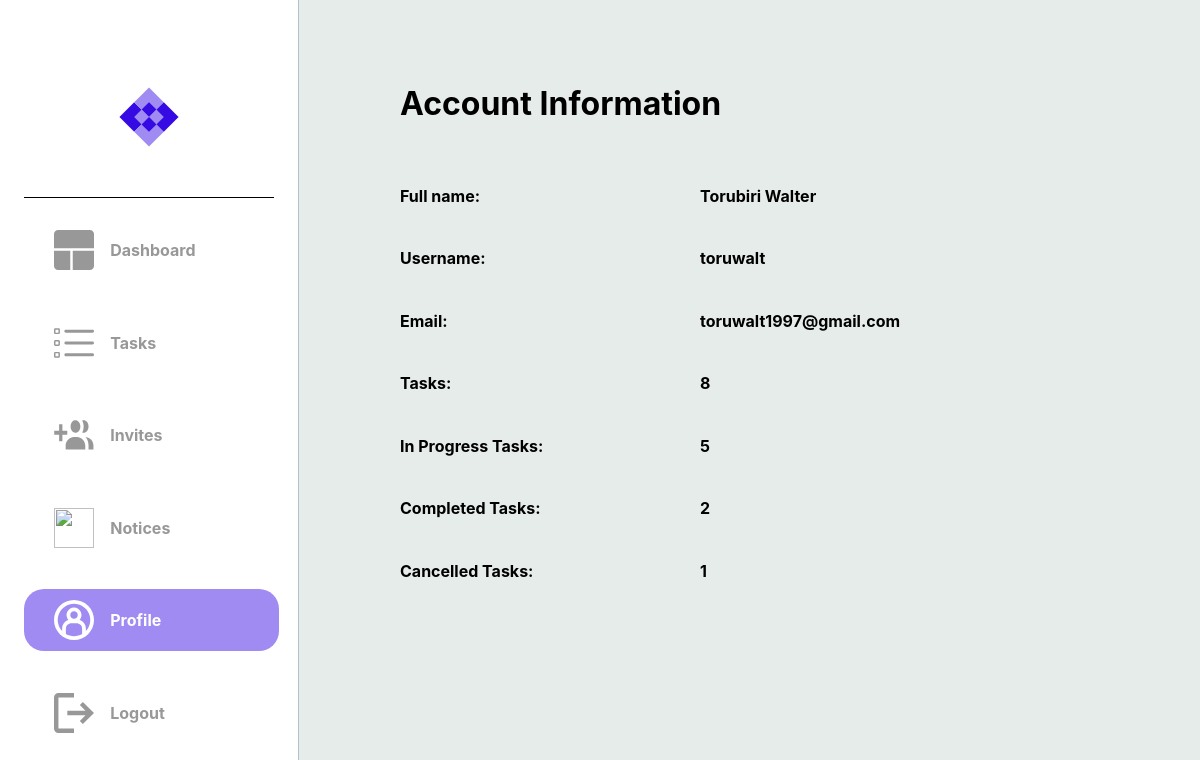
The app's page /profile (signed in) with its own data.
### dotask/models.py (models this page shows)
class User(db.Model, UserMixin):
    __tablename__ = "user"
    id = db.Column(db.Integer, primary_key=True)
    email = db.Column(db.String(50), nullable=False, unique=True)
    password = db.Column(db.String(30), nullable=False)
    username = db.Column(db.String(30), nullable=False, unique=True)
    first_name = db.Column(db.String(30), nullable=False)
    last_name = db.Column(db.String(30), nullable=False)
    assigned_tasks = relationship('Task', secondary=user_task, backref='assigned_to')

### dotask/routes.py (the view)
@app.route("/profile")
@login_required
def hello_profile():
    try:
        task_all = 0
        task_in = 0
        task_com = 0
        task_can = 0
        tasks = current_user.tasks
        if tasks:
            for task in tasks:
                task_all += 1
                if task.status.name == 'Cancelled':
                    task_can += 1
                elif task.status.name == 'Completed':
                    task_com += 1
                else:
                    task_in += 1
            return render_template('profile.html', current_user=current_user, task=task, task_all=task_all, task_in=task_in, task_com=task_com, task_can=task_can)
        else:
            return render_template('profile.html', current_user=current_user)
    except:
        return render_template('profile.html', current_user=current_user)

### dotask/routes.py (called while the page is built)
@app.after_request
def after_request(response):
    response.headers["Cache-Control"] = "no-cache, no-store, must-revalidate"
    return response

@login_manager.user_loader
def load_user(user_id):
    return User.query.get(user_id)

### dotask/templates/profile.html (shortened to what this page needs)
{% extends "layout.html" %}
{% block head %}
    <link rel="stylesheet" {% block css_tab_colour %} href="../static/css/profile.css" {% endblock %}/>
{% endblock %}
{% block profile_image_colour %}
            <a class="a3" href="{{ url_for('hello_profile') }}">
            <div id="logos">
                <img class="imgs" src="../static/svg/profile_active.svg">
                <h4 class="sidebar-text">Profile</h4>
            </div>
            </a>
{% endblock profile_image_colour %}
{% block tasks %}
    {% if current_user %}
    <h1>Account Information</h1>
    <br>
    <div class="shifts">
        <div><h4>
            Full name:
        </h4></div>
        <div><h4>
            {{ current_user.last_name }} {{ current_user.first_name }}
        </h4></div>
    </div>
    <div class="shifts">
        <div><h4>
            Username:
        </h4></div>
        <div><h4>
            {{ current_user.username }}
        </h4></div>
    </div>
    <div class="shifts">
        <div><h4>
            Email:
        </h4></div>
        <div><h4>
            {{ current_user.email }}
        </h4></div>
    </div>
    {% endif %}
    {% if task_all %}
    <div class="shifts click">
        <div><h4>
            Tasks:
        </h4></div>
        <a href="{{ url_for('hello_tasks') }}">
            <div>
                <h4>{{ task_all }} </h4>
            </div>
        </a>
    </div>
    {% endif %}
    {% if task_in %}
    <div class="shifts click">
        <div><h4>
            In Progress Tasks:
        </h4></div>
        <a href="{{ url_for('hello_in_process_tasks') }}">
            <div>
                <h4>{{ task_in }} </h4>
            </div>
        </a>
    </div>
    {% endif %}
    {% if task_com %}
    <div class="shifts click">
        <div><h4>
            Completed Tasks:
        </h4></div>
        <a href="{{ url_for('hello_completed_tasks') }}">
            <div>
                <h4>{{ task_com }}</h4>
            </div>
        </a>
    </div>
    {% endif %}
    {% if task_can %}
    <div class="shifts click">
        <div><h4>
            Cancelled Tasks:
        </h4></div>
        <a href="{{ url_for('hello_cancelled_tasks') }}">
        <div>
            <h4>{{ task_can }}</h4>
        </div>
    </div>
    {% endif %}
{% endblock tasks %}

### dotask/static/css/layout.css (style rules this page uses)
@media (min-width: 768px) { body { margin: auto; padding-bottom: 10vh; background-color: #E5ECEA; display: flex; font-family: inter; } }
@media (min-width: 768px) { a { text-decoration: none; color: black; } }
@media (min-width: 768px) { .sidebar > div > a { width: 90%; text-decoration: none; } }
@media (min-width: 768px) { .sidebar > div > a > div { width: 100%; height: 10%; padding-left: 30px; margin: 5% auto; border-radius: 20px; } }
@media (min-width: 768px) { #logos { width: 100%; display: grid; grid-template-columns: 1fr 3fr; align-items: center; } }
@media (min-width: 768px) { .sidebar-text { color: #989898; font-size: 1rem; } }
@media (min-width: 768px) { .imgs { height: 40px; width: 40px; } }

### dotask/static/css/profile.css (style rules this page uses)
@media (min-width: 768px) { .a3 > div { background-color: #A08BF2; width: 100%; height: 10%; padding-left: 30px; margin: 5% auto; border-radius: 20px; color: white; } }
@media (min-width: 768px) { h1 { margin-top: 10%; } }
@media (min-width: 768px) { .a3 > div > h4 { color: white; } }
@media (min-width: 768px) { .a3 > div > img { fill: #FFFFFF; } }
@media (min-width: 768px) { .shifts { width: 100%; display: flex; } }
@media (min-width: 768px) { .shifts > div:nth-child(1) { width: 50%; } }
@media (min-width: 768px) { .click { cursor: pointer; } }

### records on screen
User: last_name "Torubiri", first_name "Walter", username "toruwalt", email "toruwalt1997@gmail.com"

### other values on screen
{{ task_all }} "8"
{{ task_in }} "5"
{{ task_com }} "2"
{{ task_can }} "1"
